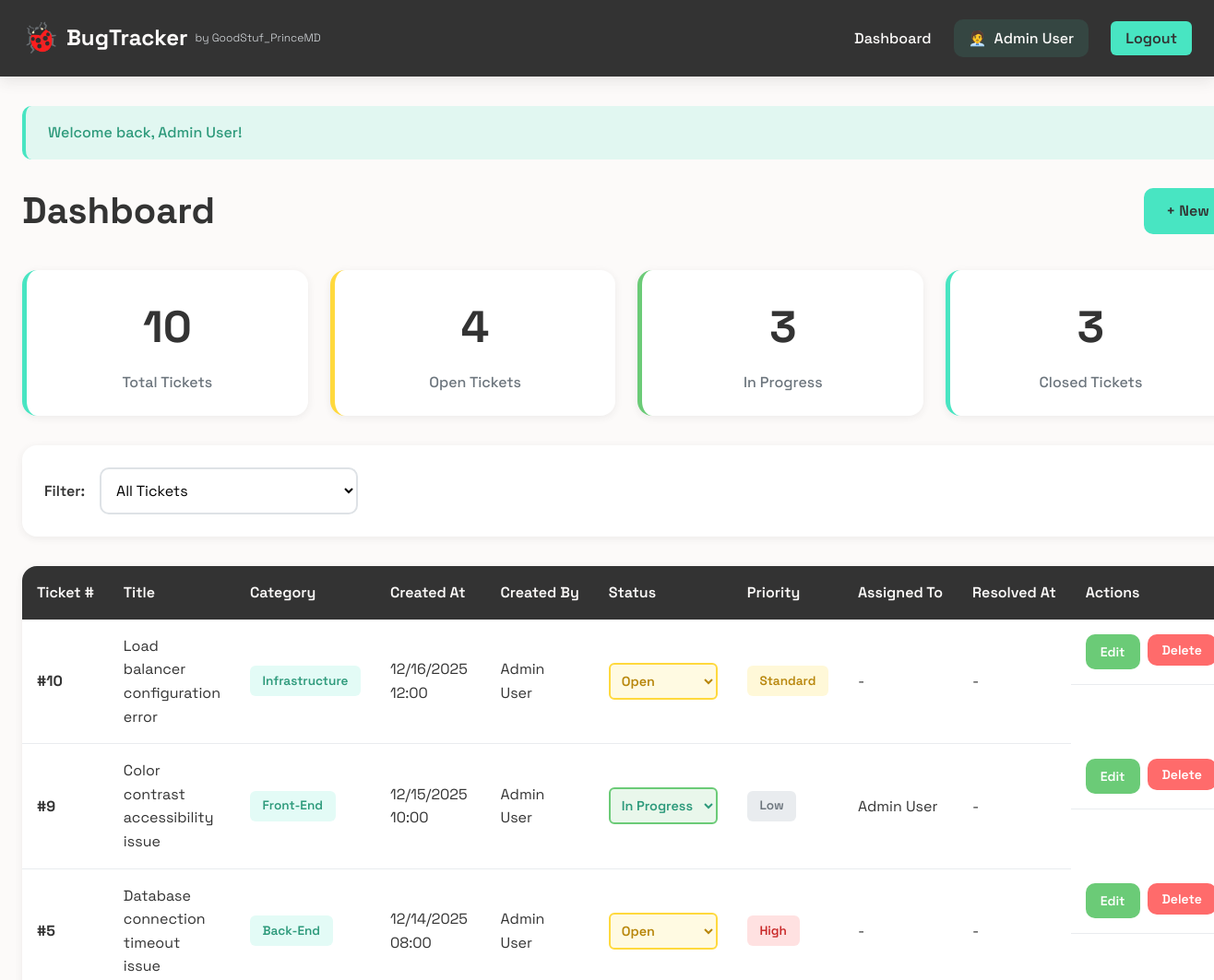
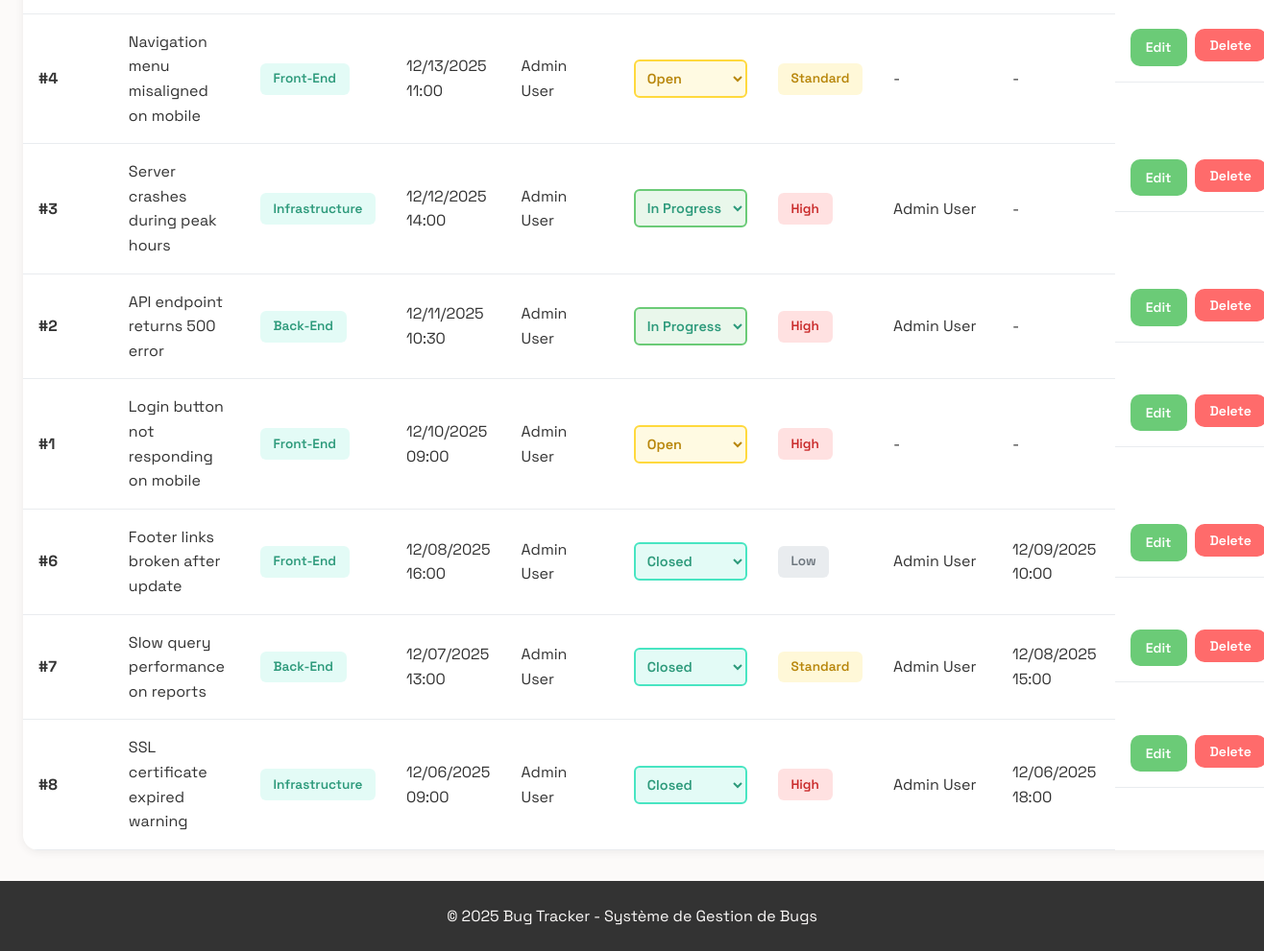
/index.php (signed in), run on the app's committed database (2 pictures, top to bottom).
### tables this page shows
CREATE TABLE tickets (
    id INT PRIMARY KEY AUTO_INCREMENT,
    title VARCHAR(200) NOT NULL,
    category_id INT NOT NULL,
    priority TINYINT NOT NULL DEFAULT 1 COMMENT '0=Low, 1=Standard, 2=High',
    status TINYINT NOT NULL DEFAULT 0 COMMENT '0=Open, 1=In Progress, 2=Closed',
    created_by INT NOT NULL,
    assigned_to INT NULL,
    created_at TIMESTAMP DEFAULT CURRENT_TIMESTAMP,
    resolved_at TIMESTAMP NULL,
    FOREIGN KEY (category_id) REFERENCES categories(id) ON DELETE CASCADE,
    FOREIGN KEY (created_by) REFERENCES users(id) ON DELETE CASCADE,
    FOREIGN KEY (assigned_to) REFERENCES users(id) ON DELETE SET NULL
);

CREATE TABLE categories (
    id INT PRIMARY KEY AUTO_INCREMENT,
    title VARCHAR(100) NOT NULL UNIQUE
);

CREATE TABLE users (
    id INT PRIMARY KEY AUTO_INCREMENT,
    name VARCHAR(100) NOT NULL,
    email VARCHAR(100) UNIQUE NOT NULL,
    password VARCHAR(255) NOT NULL,
    created_at TIMESTAMP DEFAULT CURRENT_TIMESTAMP
);

### index.php (the view, shortened to what this page needs)
<?php
require_once 'config/database.php';
$filter = $_GET['filter'] ?? 'all';
$sql = "SELECT t.*,
               c.title as category_name,
               u_creator.name as creator_name,
               u_assigned.name as assigned_name
        FROM tickets t
        LEFT JOIN categories c ON t.category_id = c.id
        LEFT JOIN users u_creator ON t.created_by = u_creator.id
        LEFT JOIN users u_assigned ON t.assigned_to = u_assigned.id
        WHERE 1=1";
$params = [];
$sql .= " ORDER BY t.created_at DESC";
$stmt = $pdo->prepare($sql);
$stmt->execute($params);
$tickets = $stmt->fetchAll();
$stats = [
    'total' => count($tickets),
    'open' => 0,
    'progress' => 0,
    'closed' => 0
];
foreach ($tickets as $ticket) {
    switch ($ticket['status']) {
        case 0: $stats['open']++; break;
        case 1: $stats['progress']++; break;
        case 2: $stats['closed']++; break;
    }
}
include 'includes/header.php';
?>
<div class="dashboard">
    <div class="dashboard-header">
        <h1>Dashboard</h1>
        <a href="create_bug.php" class="btn btn-primary">+ New</a>
    </div>
    <div class="stats-grid">
        <div class="stat-card">
            <div class="stat-value"><?php echo $stats['total']; ?></div>
            <div class="stat-label">Total Tickets</div>
        </div>
        <div class="stat-card stat-warning">
            <div class="stat-value"><?php echo $stats['open']; ?></div>
            <div class="stat-label">Open Tickets</div>
        </div>
        <div class="stat-card stat-info">
            <div class="stat-value"><?php echo $stats['progress']; ?></div>
            <div class="stat-label">In Progress</div>
        </div>
        <div class="stat-card stat-success">
            <div class="stat-value"><?php echo $stats['closed']; ?></div>
            <div class="stat-label">Closed Tickets</div>
        </div>
    </div>
    <div class="filter-section">
        <label for="filter">Filter:</label>
        <select id="filter" onchange="window.location.href='index.php?filter=' + this.value">
            <option value="all" <?php echo $filter === 'all' ? 'selected' : ''; ?>>All Tickets</option>
        </select>
    </div>
    <?php if (empty($tickets)): ?>
        <div class="empty-state">
            <p>No tickets have been created yet.</p>
            <a href="create_bug.php" class="btn btn-primary">Create your first ticket</a>
        </div>
    <?php else: ?>
        <div class="table-container">
            <table class="tickets-table">
                <thead>
                    <tr>
                        <th>Ticket #</th>
                        <th>Title</th>
                        <th>Category</th>
                        <th>Created At</th>
                        <th>Created By</th>
                        <th>Status</th>
                        <th>Priority</th>
                        <th>Assigned To</th>
                        <th>Resolved At</th>
                        <th>Actions</th>
                    </tr>
                </thead>
                <tbody>
                    <?php foreach ($tickets as $ticket): ?>
                        <tr>
                            <td><strong>#<?php echo $ticket['id']; ?></strong></td>
                            <td>
                                <a href="bug_details.php?id=<?php echo $ticket['id']; ?>" style="color: inherit; text-decoration: none;">
                                    <?php echo htmlspecialchars($ticket['title']); ?>
                                </a>
                            </td>
                            <td>
                                <span class="badge badge-category">
                                    <?php echo htmlspecialchars($ticket['category_name']); ?>
                                </span>
                            </td>
                            <td><?php echo date('m/d/Y H:i', strtotime($ticket['created_at'])); ?></td>
                            <td><?php echo htmlspecialchars($ticket['creator_name']); ?></td>
                            <td>
                                <select
                                    class="status-select status-<?php echo getStatusClass($ticket['status']); ?>"
                                    data-ticket-id="<?php echo $ticket['id']; ?>"
                                    onchange="updateStatus(this)">
                                    <option value="0" <?php echo $ticket['status'] == 0 ? 'selected' : ''; ?>>Open</option>
                                    <option value="1" <?php echo $ticket['status'] == 1 ? 'selected' : ''; ?>>In Progress</option>
                                    <option value="2" <?php echo $ticket['status'] == 2 ? 'selected' : ''; ?>>Closed</option>
                                </select>
                            </td>
                            <td>
                                <span class="badge badge-priority-<?php echo getPriorityClass($ticket['priority']); ?>">
                                    <?php echo getPriorityLabel($ticket['priority']); ?>
                                </span>
                            </td>
                            <td><?php echo $ticket['assigned_name'] ? htmlspecialchars($ticket['assigned_name']) : '-'; ?></td>
                            <td><?php echo $ticket['resolved_at'] ? date('m/d/Y H:i', strtotime($ticket['resolved_at'])) : '-'; ?></td>
                            <td class="actions-cell">
                                <a href="bug_details.php?id=<?php echo $ticket['id']; ?>" class="btn btn-sm btn-edit">Edit</a>
                                <form method="POST" style="display: inline;" onsubmit="return confirm('Are you sure you want to delete this ticket?');">
                                    <button type="submit" class="btn btn-sm btn-delete">Delete</button>
                                </form>
                            </td>
                        </tr>
                    <?php endforeach; ?>
                </tbody>
            </table>
        </div>
    <?php endif; ?>
</div>
<?php include 'includes/footer.php'; ?>

### includes/header.php (shortened to what this page needs)
<!DOCTYPE html>
<html lang="en">
<head>
    <link rel="stylesheet" href="css/style.css">
</head>
<body>
    <?php if (isLoggedIn()): ?>
    <nav class="navbar">
        <div class="container">
            <div class="nav-brand">
                <a href="index.php">
                    <span class="logo-icon">🐞</span>
                    <span class="logo-text">BugTracker</span>
                </a>
                <span class="company-tag">by GoodStuf_PrinceMD</span>
            </div>
            <ul class="nav-menu">
                <li><a href="index.php" class="nav-link">Dashboard</a></li>
                <li class="user-info">
                    <span class="user-icon">🧑‍💼</span>
                    <span class="user-name"><?php echo htmlspecialchars($_SESSION['user_name']); ?></span>
                </li>
                <li><a href="logout.php" class="btn-logout">Logout</a></li>
            </ul>
        </div>
    </nav>
    <?php endif; ?>
    <main class="container">
        <?php displayFlash(); ?>

### config/database.php (shortened to what this page needs)
<?php
function isLoggedIn() {
    return isset($_SESSION['user_id']);
}
function displayFlash() {
    if (isset($_SESSION['flash_message'])) {
        $type = $_SESSION['flash_type'] ?? 'success';
        $class = $type === 'success' ? 'success' : 'error';
        echo "<div class='alert alert-{$class}'>{$_SESSION['flash_message']}</div>";
    }
}
function getPriorityLabel($priority) {
    $labels = [
        0 => 'Low',
        1 => 'Standard',
        2 => 'High'
    ];
    return $labels[$priority] ?? 'Standard';
}
function getPriorityClass($priority) {
    $classes = [
        0 => 'low',
        1 => 'standard',
        2 => 'high'
    ];
    return $classes[$priority] ?? 'standard';
}
function getStatusClass($status) {
    $classes = [
        0 => 'open',
        1 => 'progress',
        2 => 'closed'
    ];
    return $classes[$status] ?? 'open';
}
?>

### includes/footer.php
</main>
    <footer class="footer">
        <div class="container">
            <p>&copy; <?php echo date('Y'); ?> Bug Tracker - Système de Gestion de Bugs</p>
        </div>
    </footer>
</body>
</html>

### data on the page
tickets: id "10", category "3", title "Load balancer configuration error", category.title "Infrastructure", created_at "12/16/2025 12:00", created_by.name "Admin User", status+id "Open", priority "Standard"
tickets: id "9", title "Color contrast accessibility issue", category.title "Front-End", created_at "12/15/2025 10:00", created_by.name "Admin User", status+id "In Progress", priority "Low"
tickets: id "5", title "Database connection timeout issue", category.title "Back-End", created_at "12/14/2025 08:00", created_by.name "Admin User", status+id "Open", priority "High"
tickets: id "4", title "Navigation menu misaligned on mobile", category.title "Front-End", created_at "12/13/2025 11:00", created_by.name "Admin User", status+id "Open", priority "Standard"
tickets: id "3", title "Server crashes during peak hours", category.title "Infrastructure", created_at "12/12/2025 14:00", created_by.name "Admin User", status+id "In Progress", priority "High"
tickets: id "2", title "API endpoint returns 500 error", category.title "Back-End", created_at "12/11/2025 10:30", created_by.name "Admin User", status+id "In Progress", priority "High"
tickets: id "1", title "Login button not responding on mobile", category.title "Front-End", created_at "12/10/2025 09:00", created_by.name "Admin User", status+id "Open", priority "High"
tickets: id "6", title "Footer links broken after update", category.title "Front-End", created_at "12/08/2025 16:00", created_by.name "Admin User", status+id "Closed", priority "Low", resolved_at "12/09/2025 10:00"
tickets: id "7", title "Slow query performance on reports", category.title "Back-End", created_at "12/07/2025 13:00", created_by.name "Admin User", status+id "Closed", priority "Standard", resolved_at "12/08/2025 15:00"
tickets: id "8", title "SSL certificate expired warning", category.title "Infrastructure", created_at "12/06/2025 09:00", created_by.name "Admin User", status+id "Closed", priority "High", resolved_at "12/06/2025 18:00"

### other printed values
$_SESSION['user_name'] "Admin User"
$_SESSION['flash_message'] "Welcome back, Admin User!"
$stats['open'] "4"
